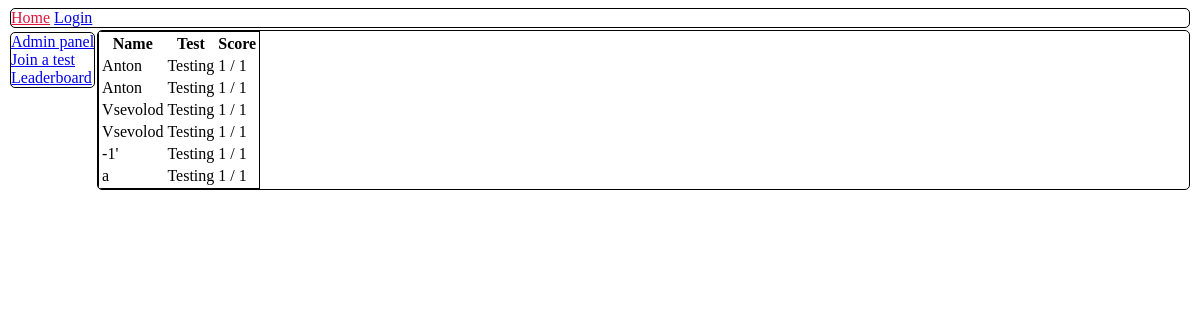
The page /leaderboard on the database as committed earlier.
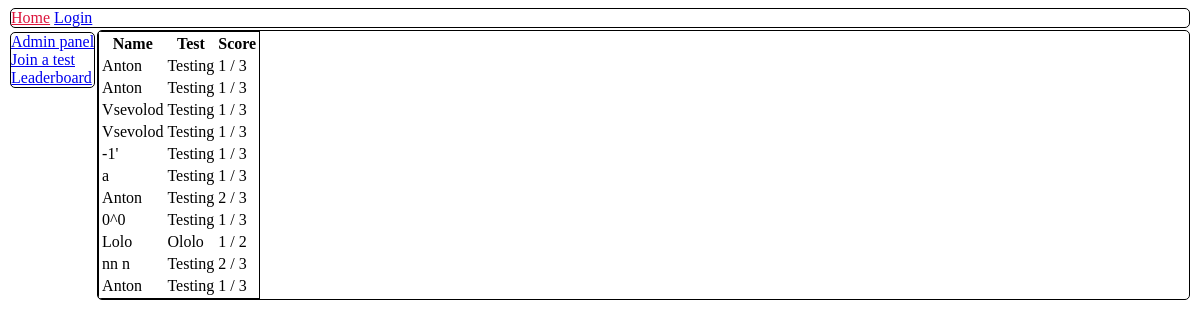
The same page on the database as committed later.
### orm.py (models this page shows)
class BaseModel(Model):
    class Meta:
        database = db

class Record(BaseModel):
    name = TextField()
    score = IntegerField()
    test = ForeignKeyField(Test, backref="done")

class Test(BaseModel):
    name = TextField()
    type = IntegerField()

### app.py (the view)
@app.route("/leaderboard")
def leaderboard():
    with db.atomic():
        model = Record.select()
    return render_template("leaderboard.html", model=model, len=len)

### app.py (called while the page is built)
@app.before_request
def before_request():
    db.connect()

@app.after_request
def after_request(response):
    db.close()
    return response

### templates/leaderboard.html
{% extends "base.html" %}
{% block content %}
    <table>
        <tr>
            <th> Name </th>
            <th> Test </th>
            <th> Score </th>
        </tr>
        {% for i in model %}
        <tr>
            <td>{{ i.name }}</td>
            <td>{{ i.test.name }}</td>
            <td>{{ i.score }} / {{ len(i.test.questions) }}</td>
        </tr>
        {% endfor %}
    </table>
{% endblock %}

Rows that differ between the two databases and show on the page:
no longer on this page (row unchanged): Test: id "1"
shown differently, row unchanged: Record (number 1 of 11 on the later page): test (not shown) → "3"
shown differently, row unchanged: Record (number 2 of 11 on the later page): test (not shown) → "3"
shown differently, row unchanged: Record (number 3 of 11 on the later page): id (not shown) → "3"
shown differently, row unchanged: Record (number 4 of 11 on the later page): test (not shown) → "3"
shown differently, row unchanged: Record (number 5 of 11 on the later page): test (not shown) → "3"
shown differently, row unchanged: Record (number 6 of 11 on the later page): test (not shown) → "3"
added Record: name "Anton", test.name "Testing", score "2", test "3"
added Record: name "0^0", test.name "Testing", score "1", test "3"
added Record: name "Lolo", test.name "Ololo", score "1", test "2"
added Record: name "nn n", test.name "Testing", score "2", test "3"
added Record: name "Anton", test.name "Testing", score "1", test "3"
